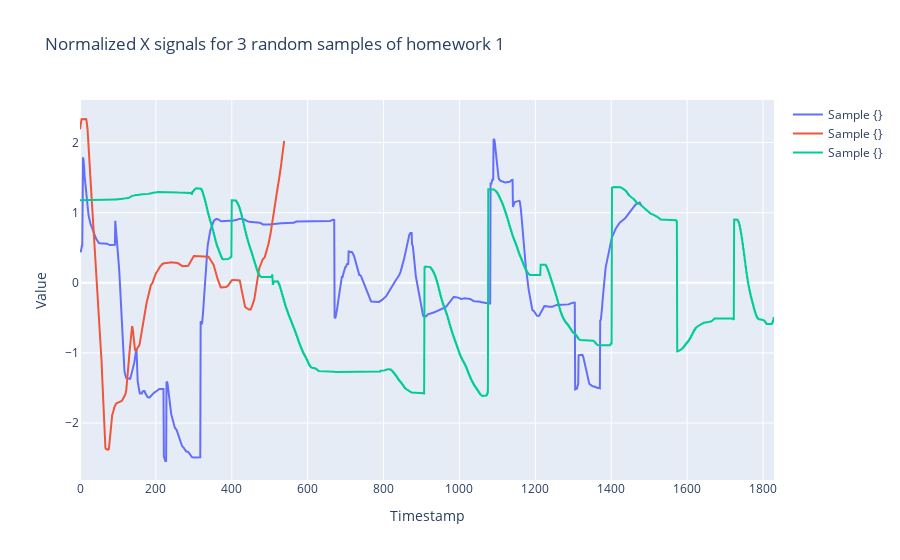

Notebook code cell kept with this figure:
### Markdown cell above
A continuación se muestran las señales normalizadas.

### Code cell
plot_random_signals(X_train_normalized, 'x', 'Normalized X signals for 3 random samples of homework 1', homework=1, samples=3)

### Figure 1 — Plotly figure (JSON) as saved in the notebook; plotly's stock layout.template omitted (floating-point values rounded to 4 significant figures; data arrays with more than 128 entries replaced by an {"elided": "..."} marker saying what was removed)
{"data": [{"mode": "lines", "name": "Sample {}", "type": "scatter", "x": {"elided": "1480 int values"}, "y": {"elided": "1480 float values"}}, {"mode": "lines", "name": "Sample {}", "type": "scatter", "x": {"elided": "539 int values"}, "y": {"elided": "539 float values"}}, {"mode": "lines", "name": "Sample {}", "type": "scatter", "x": {"elided": "1830 int values"}, "y": {"elided": "1830 float values"}}], "layout": {"hovermode": "closest", "title": {"text": "Normalized X signals for 3 random samples of homework 1"}, "xaxis": {"title": {"text": "Timestamp"}}, "yaxis": {"title": {"text": "Value"}}}}
